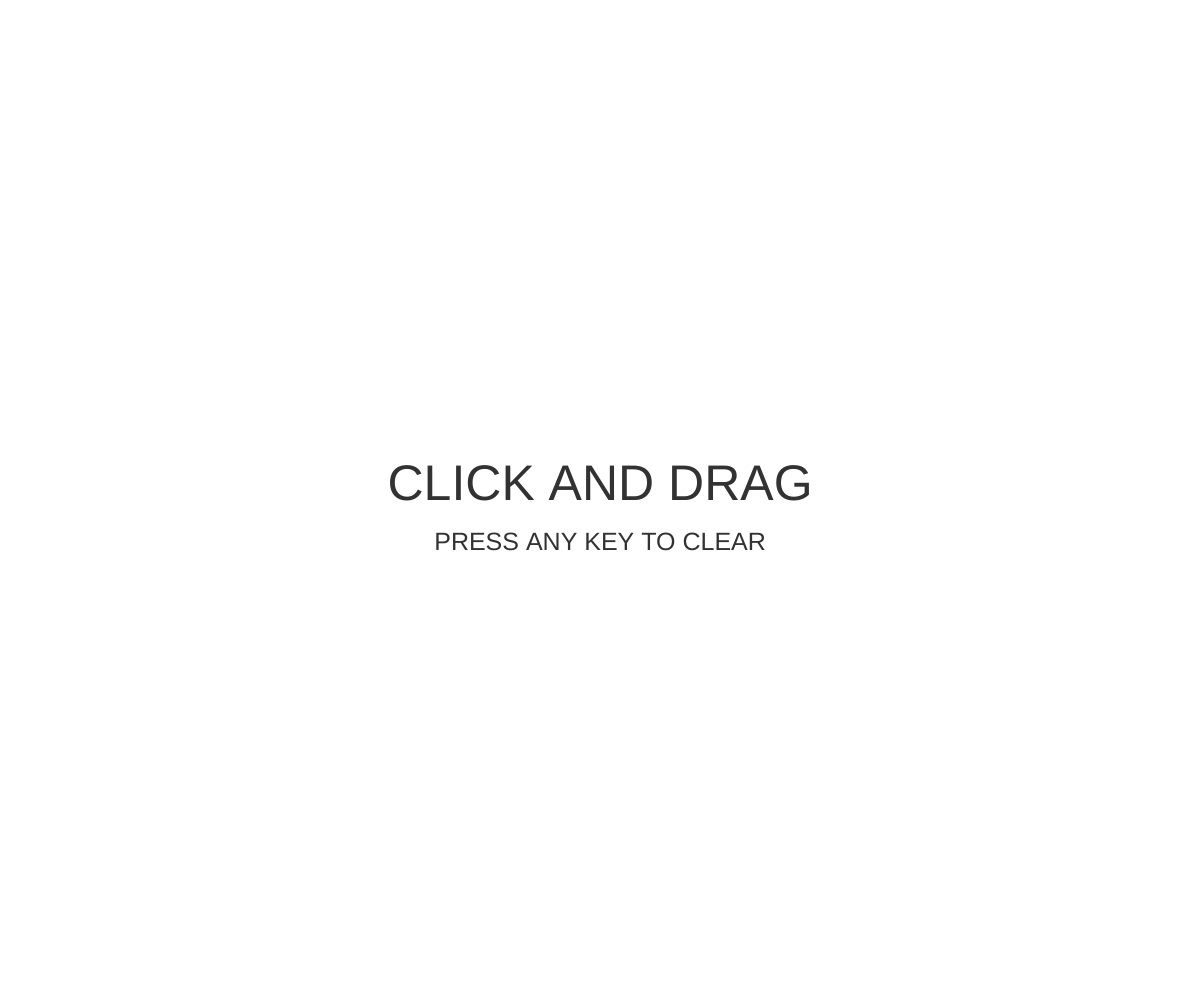
Frame 1 (no input)
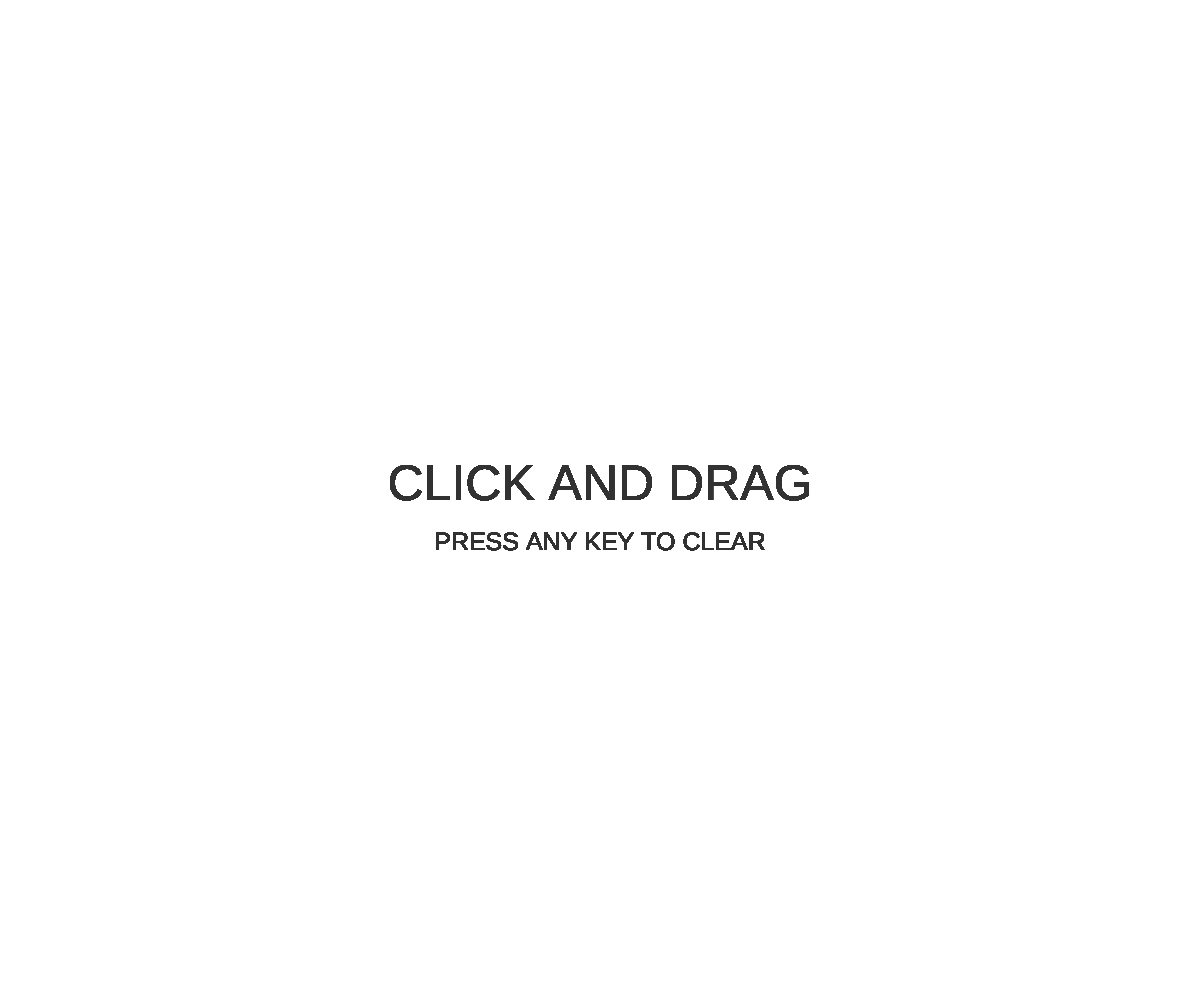
Frame 60 (no input)
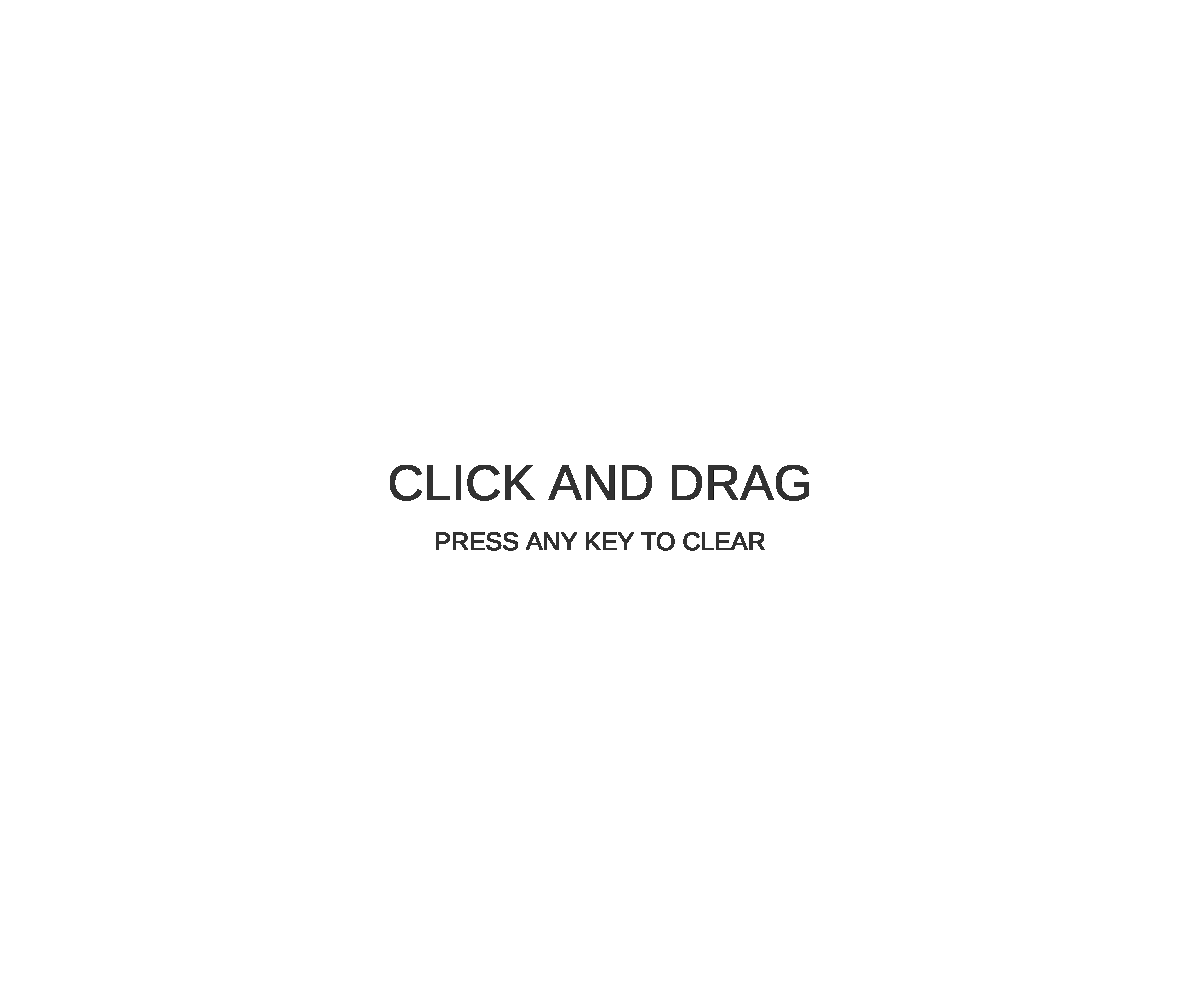
Frame 120 (the mouse pressed at the canvas centre since frame 60)

The p5.js sketch that drew these frames (run headless with seeded random() and noise() and a simulated clock; from frame 60 on, the mouse is pressed at the canvas centre):

// p5.js sketch
// ── sketch.js
var cornerDistance; //diagonal distance from cursor to nearest window corner
var canvasDiagonal; //diagonal distance from center of canvas to corners of canvas

var xMiddle; //x-coordinate of canvas center
var yMiddle; //y-coordinate of canvas center

var c; //line color
var w; //line width

var counter = 0;
var currentTime;
var lastTime;
var interval = 1000;


function setup() {


	createCanvas(windowWidth, windowHeight);
	background(255);

	xMiddle = windowWidth / 2;
	yMiddle = windowHeight / 2;

	c = color(random(255), random(255), random(255));
	w = 5;

	canvasDiagonal = sqrt((windowWidth * windowWidth / 4) + (windowHeight * windowHeight / 4));

	lastTime = millis();


}

function draw() {

	//start counter
	currentTime = millis();
	if (currentTime - lastTime > interval) {
		lastTime = currentTime;
		counter = counter + 1;
	}

	//display startup message
	if (counter < 4) {
		textAlign(CENTER);
		textSize(windowHeight / 20);
		fill(50);
		text("CLICK AND DRAG", windowWidth / 2, windowHeight / 2);
		textAlign(CENTER);
		textSize(windowHeight / 40);
		fill(50);
		text("PRESS ANY KEY TO CLEAR",windowWidth/2,windowHeight/2+windowHeight/20);
	} else if (counter == 4) {
		noStroke();
		fill(255);
		rect(0, 0, windowWidth, windowHeight);
	} else if (counter > 4) {


		//lines from center
		if (mouseIsPressed) {
			stroke(c);
			strokeWeight(w);
			line(xMiddle, yMiddle, mouseX, mouseY);
			w = w + 1;
		} else {
			w = 5;
			c = color(random(255), random(255), random(255));
			line(xMiddle, yMiddle, mouseX, mouseY);
		}

		//lines from corners
		if (mouseX <= windowWidth / 2 && mouseY <= windowHeight / 2) { //top left corner
			cornerDistance = sqrt(mouseX * mouseX + mouseY * mouseY); //measure distance to corner
			strokeWeight((canvasDiagonal / cornerDistance) * (canvasDiagonal / cornerDistance)); //adjusting weight based on distance to corner
			if (mouseIsPressed) {
				stroke(c);
				line(0, 0, mouseX, mouseY);
			} else {
				stroke(random(255), random(255), random(255), random(255));
				line(0, 0, mouseX, mouseY);
			}
		} else if (mouseX > windowWidth / 2 && mouseY <= windowHeight / 2) { //top right corner
			cornerDistance = sqrt((windowWidth - mouseX) * (windowWidth - mouseX) + mouseY * mouseY);
			strokeWeight((canvasDiagonal / cornerDistance) * (canvasDiagonal / cornerDistance));
			if (mouseIsPressed) {
				stroke(c);
				line(windowWidth, 0, mouseX, mouseY);
			} else {
				stroke(random(255), random(255), random(255), random(255));
				line(windowWidth, 0, mouseX, mouseY);
			}
		} else if (mouseX <= windowWidth / 2 && mouseY > windowHeight / 2) { //bottom left corner
			cornerDistance = sqrt(mouseX * mouseX + (windowHeight - mouseY) * (windowHeight - mouseY));
			strokeWeight((canvasDiagonal / cornerDistance) * (canvasDiagonal / cornerDistance));
			if (mouseIsPressed) {
				stroke(c);
				line(0, windowHeight, mouseX, mouseY);
			} else {
				stroke(random(255), random(255), random(255), random(255));
				line(0, windowHeight, mouseX, mouseY);
			}
		} else if (mouseX > windowWidth / 2 && mouseY > windowHeight / 2) { //bottom right corner
			cornerDistance = sqrt((windowWidth - mouseX) * (windowWidth - mouseX) + (windowHeight - mouseY) * (windowHeight - mouseY));
			strokeWeight((canvasDiagonal / cornerDistance) * (canvasDiagonal / cornerDistance));
			if (mouseIsPressed) {
				stroke(c);
				line(windowWidth, windowHeight, mouseX, mouseY);
			} else {
				stroke(random(255), random(255), random(255), random(255));
				line(windowWidth, windowHeight, mouseX, mouseY);
			}
		}

		//clear canvas
		if (keyIsPressed === true) {
			noStroke();
			fill(255);
			rect(0, 0, windowWidth, windowHeight);
		}
	}
}
